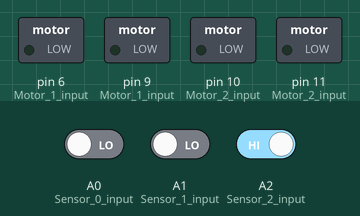
Simulated run of this sketch. Board: Arduino Uno, built with avr-gcc and run on an emulated ATmega328P. Parts: switched loads named in the sketch (green lamp = pin HIGH). The inputs (shaded band) are chosen by the test bench; at power-on: A0 (Sensor_0_input) LOW, A1 (Sensor_1_input) LOW, A2 (Sensor_2_input) HIGH.

Above: at 1.2 s.
1.3 s: A0 (Sensor_0_input) driven HIGH and A1 (Sensor_1_input) driven HIGH
At 2.4 s:
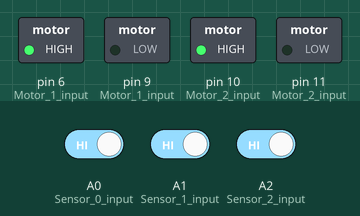
Timing chart, 0 to 4.3 s (numbered marks = the images above; inputs shaded):
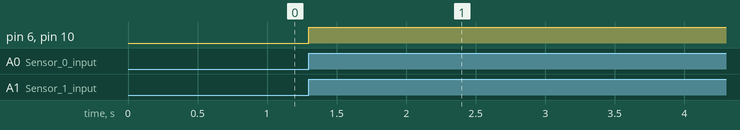

The sketch:

Grid_Follow.ino
```cpp
void setup()
{
pinMode(A0,INPUT);//Sensor 0 input
pinMode(A1,INPUT);//Sensor 1 input
pinMode(A2,INPUT);//Sensor 2 input
pinMode(6,OUTPUT);//Motor 1 input
pinMode(9,OUTPUT);//Motor 1 input
pinMode(10,OUTPUT);//Motor 2 input
pinMode(11,OUTPUT);//Motor 2 input
}

void loop() {
int i=3;//Co-ordinate of X destination
int j=2;//Co-ordinate of Y destination
int x=0;//Co-ordinate of X initial position
int y=0;//Co-ordinate of Y initial position
int s0=digitalRead(A0);//digital value of Sensor 0
int s1=digitalRead(A1);//digital value of Sensor 1
int s2=digitalRead(A2);//digital value of Sensor 2

 if((s2==0)&&(s1==1)&&(s0==0))
 {
  forward();
 }
 if ((s2==1)&&(s1==1)&&(s0==1))
 {
   if(x!=i)
   x++;
   if((x==i)&&(y!=j))
  {
    left_spin();
  }

  if((x==i)&&(y==j))
  {
    stop1();
  }

  if((x!=i)&&(y==j))
  {
    right_spin();
  }
  if((x!=i)&&(y!=j))
  {
    forward();

  }

 }

}

void stop1()
{
  digitalWrite(6,0);
  digitalWrite(9,0);
  digitalWrite(10,0);
  digitalWrite(11,0);

  }
void right()
{

  digitalWrite(6,1);
 digitalWrite(9,0);
  digitalWrite(10,0);
  digitalWrite(11,LOW);

 }
void left_spin()
{
    digitalWrite(6,LOW);
    digitalWrite(9,HIGH);
    digitalWrite(10,HIGH);
    digitalWrite(11,LOW);
 }
void forward()
{
   digitalWrite(6,HIGH);
    digitalWrite(9,LOW);
    digitalWrite(10,HIGH);
   digitalWrite(11,LOW);
}
void left()
{
   digitalWrite(6,0);
    digitalWrite(9,LOW);
    digitalWrite(10,1);
    digitalWrite(11,0);
}
void right_spin()
{
   digitalWrite(6,HIGH);
   digitalWrite(9,LOW);
   digitalWrite(10,LOW);
   digitalWrite(11,HIGH);
 }
```

Measured:
- after the input at 1.3 s, pin 6 (Motor_1_input), pin 10 (Motor_2_input): LOW → HIGH at once
